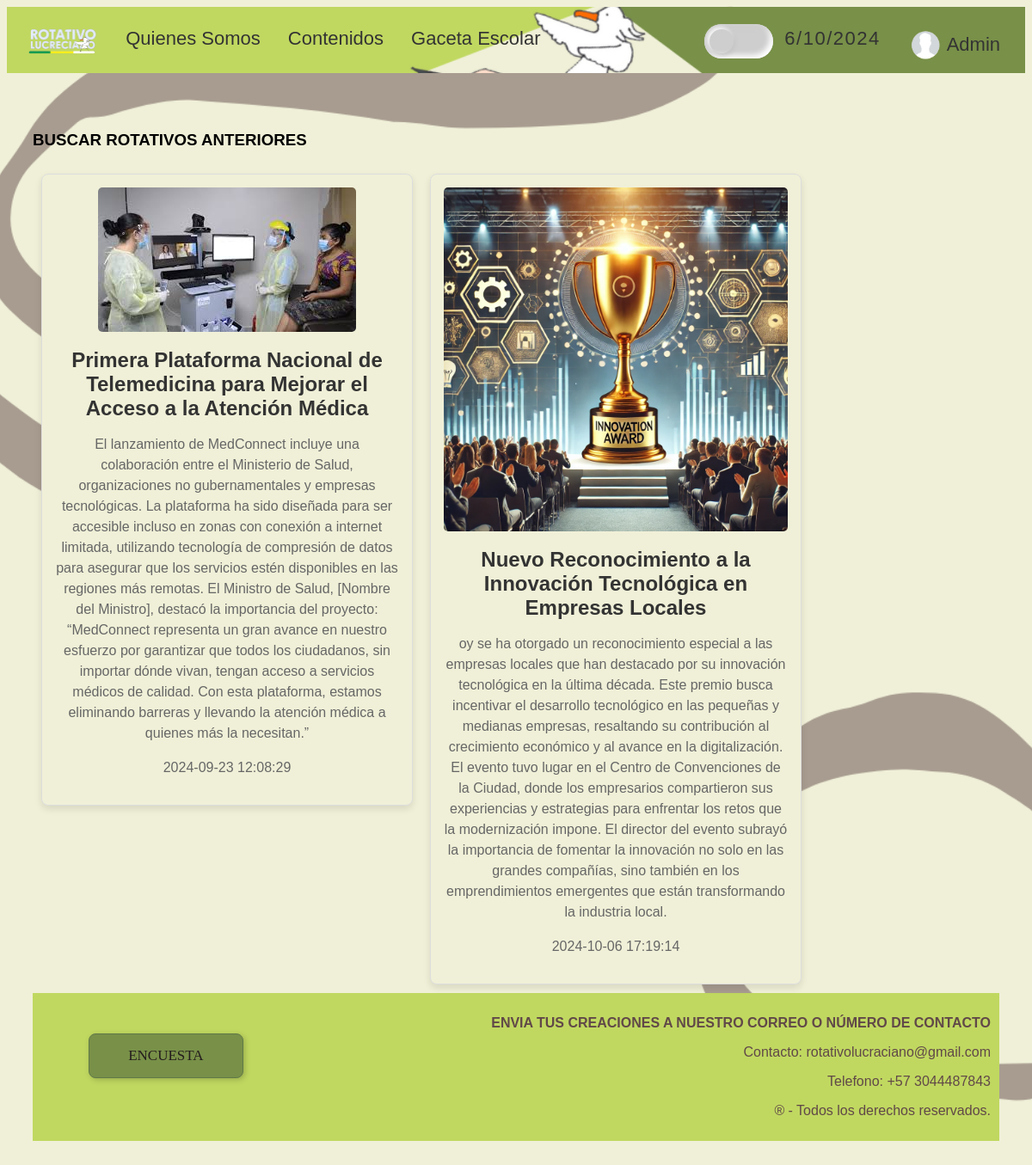
Screenshot of /archivo.php with the database file from the repository.
### tables this page shows
CREATE TABLE `archivo` (
  `id` int(11) NOT NULL,
  `titulo` varchar(200) NOT NULL,
  `descripcion` varchar(900) NOT NULL,
  `imagen` blob NOT NULL,
  `fecha` timestamp NOT NULL DEFAULT current_timestamp()
);

### archivo.php (the view)
<?php include("includes/header3.php"); ?>
<br>
<section class="archivador">
    <div>
        <h3><strong>BUSCAR ROTATIVOS ANTERIORES</strong></h3>
    </div>
    <?php
        $query = "SELECT * FROM archivo";
        $result_ = mysqli_query($conexion, $query);
        while($row = mysqli_fetch_array($result_)){?>
      <div class="tarjeta_origins">
        <img src="administrador/img/<?php echo $row['imagen']?>">
        <h2><?php echo $row['titulo']?></h2>
        <div>
        <p><?php echo $row['descripcion']?></p>
        <p><?php echo $row['fecha']?></p>
        </div>
      </div>
<?php } ?>
<?php include("includes/footer.php"); ?>

### includes/header3.php (shortened to what this page needs)
<!DOCTYPE html>
<html lang="es">
<head>
    <link rel="stylesheet" href="css/style.css?rev=<?php echo time();?>">
</head>
<body>
    <header>
        <nav>
        <ul>
            <li><a href="index.php"><img src="img/Captura-removebg-preview.png" width="83.25"height="46.875"></a></li>
            <li><a href="Creditos.php">Quienes Somos</a></li>
            <li><a href="#">Contenidos</a>
            <li><a href="https://issuu.com/gacetaljv/docs/junio_2024_-_gaceta_escolar_no._1">Gaceta Escolar</a>
            <li class="head_right"><a href="administrador/login.php"><img src="img/perfilY.png" width="40"height="40"> Admin </a></li>
            <li class="head_right">
            <li class="head_right"><a href="relog.php"><span id="fecha"></span></a></li>
            </li>
            <li class="head_right">
<div id="container">
  <div class="toggle">
  </div>
</div>
</li>
          </ul>
        </nav>
      </header>

### includes/footer.php
<br>
  <footer>
  <button id="Bff"><a id="Bf" href="formulario.php">
  ENCUESTA
</a></button>
    <p><strong>ENVIA TUS CREACIONES A NUESTRO CORREO O NÚMERO DE CONTACTO</strong></p>
    <p><n>Contacto:</n> rotativolucraciano@gmail.com</p>
    <p><n>Telefono:</n> +57 3044487843</p>
    <p> ® - Todos los derechos reservados.</p>
  </footer>

### css/style.css (style rules this page uses)
body { background-image: url(../img/Fondo_Blanco.png); background-size: cover; background-repeat: no-repeat; background-attachment: fixed; background-position: center center; }
h2 { font-family:'Alef', sans-serif; }
section { border:none; padding: 20px; margin: 10px; background-color: transparent; font-family: Arial, Helvetica, sans-serif; }
button { padding: 15px 45px; background: #FFDB58; font-size: 17px; font-weight: 500; color: black; cursor: pointer; border: 1px solid #fec195; border-radius: 8px; filter: drop-shadow(2px 2px 3px rgba(0, 0, 0, 0.2)); }
header { background-image: url(../img/header.png); background-size: contain; background-repeat: no-repeat; background-attachment: inherit; padding: 10px; }
header nav > ul > li > a { transform:translatex(-3px) translatey(-13px); font-size:22px; line-height:2.4em; display:inline-block; }
header a img { display:inline-block; transform:translatex(0px) translatey(13px); }
nav ul { font-family: Arial, Helvetica, sans-serif; list-style-type: none; margin: 0px; padding: 0px; overflow: hidden; height:57px; }
nav li { display: inline; float: left; }
nav li a { display: block; color: #333; text-align: center; padding: 14px 16px; text-decoration: none; transition: background-color 0.3; font-size: 20px; }
#container { background-color: #cecece; position: relative; width:80px ; height: 40px; box-shadow: inset 4px 4px 6px #cecece, inset -4px -4px 6px #Fff; margin-top: 10px; border-radius: 25px; cursor: pointer; }
.toggle { position: absolute; top: 0; left: 0; width: 40px; height: 40px; transform: scale(.7); background-color: linear-gradient(145deg, #D8D8D8, #FFFFFF ); border-radius: 25px; box-shadow: 3px 3px 8px #c4c4c4, -3px -3px 8px #fff; }
.head_right { float: right; }
strong { font-family: Arial, Helvetica, sans-serif; }
span#fecha { text-align: right; letter-spacing: 1.5px; }
footer { text-align: right; background-color: #c0d860; color: #604848; padding: 10px; clear: both; height: auto; }
#Bff { position:relative; bottom:-29px; text-decoration: none; font-family:cursive; margin-top: 2%; margin-left: 5%; float: left; padding: 15px 45px; background: #789048; font-size: 17px; font-weight: 500; color: black; cursor: pointer; border: 1px solid #607848; border-radius: 8px; filter: drop-shadow(2px 2px 3px rgba(0, 0, 0, 0.2)); top:14px; }
#Bf { color:#241d1d; text-decoration:none; }
.tarjeta_origins { background-color: #f0f0d8; border: 1px solid #ddd; border-radius: 8px; box-shadow: 0 4px 8px rgba(0, 0, 0, 0.1); float: left; margin: 10px; padding: 15px; width: 400px; height:unset; text-align: center; transition: transform 0.3s ease, box-shadow 0.3s ease; }
.tarjeta_origins img { max-width: 100%; height: auto; border-radius: 5px; }
.tarjeta_origins h2 { font-size: 1.5em; margin: 15px 0 10px; color: #333; }
.tarjeta_origins p { font-size: 1em; color: #666; line-height: 1.5; }

### rows the page displays
archivo: imagen (picture), titulo "Primera Plataforma Nacional de Telemedicina para Mejorar el Acceso a la Atención Médica", descripcion "El lanzamiento de MedConnect incluye una colaboración entre el Ministerio de Salud, organizaciones no gubernamentales y empresas tecnológicas. La plataforma ha sido diseñada para ser accesible incluso en zonas con conexión a internet limitada, utilizando tecnología de compresión de datos para asegurar que los servicios estén disponibles en las regiones más remotas. El Ministro de Salud, [Nombre del Ministro], destacó la importancia del proyecto: “MedConnect representa un gran avance en nuestro esfuerzo por garantizar que todos los ciudadanos, sin importar dónde vivan, tengan acceso a servicios médicos de calidad. Con esta plataforma, estamos eliminando barreras y llevando la atención médica…", fecha "2024-09-23 12:08:29"
archivo: imagen (picture), titulo "Nuevo Reconocimiento a la Innovación Tecnológica en Empresas Locales", descripcion "oy se ha otorgado un reconocimiento especial a las empresas locales que han destacado por su innovación tecnológica en la última década. Este premio busca incentivar el desarrollo tecnológico en las pequeñas y medianas empresas, resaltando su contribución al crecimiento económico y al avance en la digitalización. El evento tuvo lugar en el Centro de Convenciones de la Ciudad, donde los empresarios compartieron sus experiencias y estrategias para enfrentar los retos que la modernización impone. El director del evento subrayó la importancia de fomentar la innovación no solo en las grandes compañías, sino también en los emprendimientos emergentes que están transformando la industria local.", fecha "2024-10-06 17:19:14"
